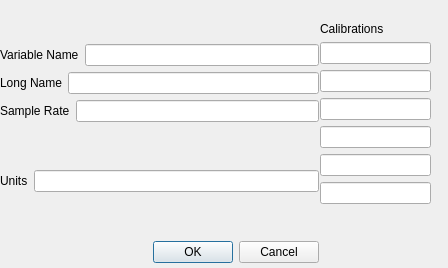
<?xml version="1.0" encoding="UTF-8"?>
<ui version="4.0">
 <class>config::VariableComboDialog</class>
 <widget class="QDialog" name="config::VariableComboDialog">
  <property name="geometry">
   <rect>
    <x>0</x>
    <y>0</y>
    <width>448</width>
    <height>268</height>
   </rect>
  </property>
  <property name="sizePolicy">
   <sizepolicy hsizetype="MinimumExpanding" vsizetype="MinimumExpanding">
    <horstretch>0</horstretch>
    <verstretch>0</verstretch>
   </sizepolicy>
  </property>
  <property name="windowTitle">
   <string>Edit  Variable</string>
  </property>
  <widget class="QWidget" name="layoutWidget">
   <property name="geometry">
    <rect>
     <x>320</x>
     <y>0</y>
     <width>111</width>
     <height>252</height>
    </rect>
   </property>
   <layout class="QVBoxLayout" name="verticalLayout_2">
    <item>
     <spacer name="verticalSpacer_4">
      <property name="orientation">
       <enum>Qt::Vertical</enum>
      </property>
      <property name="sizeHint" stdset="0">
       <size>
        <width>20</width>
        <height>13</height>
       </size>
      </property>
     </spacer>
    </item>
    <item>
     <widget class="QLabel" name="CalibrationLabel">
      <property name="text">
       <string>Calibrations</string>
      </property>
     </widget>
    </item>
    <item>
     <widget class="QLineEdit" name="Calib1Text"/>
    </item>
    <item>
     <widget class="QLineEdit" name="Calib2Text"/>
    </item>
    <item>
     <widget class="QLineEdit" name="Calib3Text"/>
    </item>
    <item>
     <widget class="QLineEdit" name="Calib4Text"/>
    </item>
    <item>
     <widget class="QLineEdit" name="Calib5Text"/>
    </item>
    <item>
     <widget class="QLineEdit" name="Calib6Text"/>
    </item>
    <item>
     <spacer name="verticalSpacer">
      <property name="orientation">
       <enum>Qt::Vertical</enum>
      </property>
      <property name="sizeHint" stdset="0">
       <size>
        <width>17</width>
        <height>48</height>
       </size>
      </property>
     </spacer>
    </item>
   </layout>
  </widget>
  <widget class="QWidget" name="layoutWidget">
   <property name="geometry">
    <rect>
     <x>0</x>
     <y>1</y>
     <width>319</width>
     <height>262</height>
    </rect>
   </property>
   <layout class="QVBoxLayout" name="verticalLayout">
    <item>
     <spacer name="verticalSpacer_3">
      <property name="orientation">
       <enum>Qt::Vertical</enum>
      </property>
      <property name="sizeHint" stdset="0">
       <size>
        <width>20</width>
        <height>20</height>
       </size>
      </property>
     </spacer>
    </item>
    <item>
     <layout class="QHBoxLayout" name="horizontalLayout">
      <item>
       <widget class="QLabel" name="VariableLabel">
        <property name="text">
         <string>Variable Name</string>
        </property>
       </widget>
      </item>
      <item>
       <widget class="QLineEdit" name="VariableText">
        <property name="toolTip">
         <string extracomment="The name of the Variable - use CAPS"/>
        </property>
        <property name="inputMethodHints">
         <set>Qt::ImhUppercaseOnly</set>
        </property>
       </widget>
      </item>
     </layout>
    </item>
    <item>
     <layout class="QHBoxLayout" name="LongNameLayout">
      <item>
       <widget class="QLabel" name="LongNameLabel">
        <property name="text">
         <string>Long Name</string>
        </property>
       </widget>
      </item>
      <item>
       <widget class="QLineEdit" name="LongNameText"/>
      </item>
     </layout>
    </item>
    <item>
     <layout class="QHBoxLayout" name="SRLayout">
      <item>
       <widget class="QLabel" name="SRLabel">
        <property name="text">
         <string>Sample Rate</string>
        </property>
       </widget>
      </item>
      <item>
       <widget class="QLineEdit" name="SRText"/>
      </item>
     </layout>
    </item>
    <item>
     <spacer name="verticalSpacer_2">
      <property name="orientation">
       <enum>Qt::Vertical</enum>
      </property>
      <property name="sizeHint" stdset="0">
       <size>
        <width>20</width>
        <height>17</height>
       </size>
      </property>
     </spacer>
    </item>
    <item>
     <layout class="QHBoxLayout" name="UnitsLayout">
      <item>
       <widget class="QLabel" name="UnitsLabel_2">
        <property name="text">
         <string>Units</string>
        </property>
       </widget>
      </item>
      <item>
       <widget class="QLineEdit" name="UnitsText"/>
      </item>
     </layout>
    </item>
    <item>
     <spacer name="verticalSpacer_bottom">
      <property name="orientation">
       <enum>Qt::Vertical</enum>
      </property>
      <property name="sizeHint" stdset="0">
       <size>
        <width>168</width>
        <height>13</height>
       </size>
      </property>
     </spacer>
    </item>
    <item>
     <widget class="QDialogButtonBox" name="buttonBox">
      <property name="orientation">
       <enum>Qt::Horizontal</enum>
      </property>
      <property name="standardButtons">
       <set>QDialogButtonBox::Cancel|QDialogButtonBox::Ok</set>
      </property>
     </widget>
    </item>
   </layout>
  </widget>
 </widget>
 <tabstops>
  <tabstop>VariableText</tabstop>
  <tabstop>LongNameText</tabstop>
  <tabstop>SRText</tabstop>
  <tabstop>Calib1Text</tabstop>
  <tabstop>Calib2Text</tabstop>
  <tabstop>Calib3Text</tabstop>
  <tabstop>Calib4Text</tabstop>
  <tabstop>Calib5Text</tabstop>
  <tabstop>Calib6Text</tabstop>
  <tabstop>UnitsText</tabstop>
  <tabstop>buttonBox</tabstop>
 </tabstops>
 <resources/>
 <connections>
  <connection>
   <sender>buttonBox</sender>
   <signal>accepted()</signal>
   <receiver>config::VariableComboDialog</receiver>
   <slot>accept()</slot>
   <hints>
    <hint type="sourcelabel">
     <x>250</x>
     <y>248</y>
    </hint>
    <hint type="destinationlabel">
     <x>370</x>
     <y>220</y>
    </hint>
   </hints>
  </connection>
  <connection>
   <sender>buttonBox</sender>
   <signal>rejected()</signal>
   <receiver>config::VariableComboDialog</receiver>
   <slot>reject()</slot>
   <hints>
    <hint type="sourcelabel">
     <x>188</x>
     <y>243</y>
    </hint>
    <hint type="destinationlabel">
     <x>12</x>
     <y>226</y>
    </hint>
   </hints>
  </connection>
 </connections>
 <slots>
  <slot>newSensor(QString)</slot>
  <slot>setDevice(int)</slot>
 </slots>
</ui>
